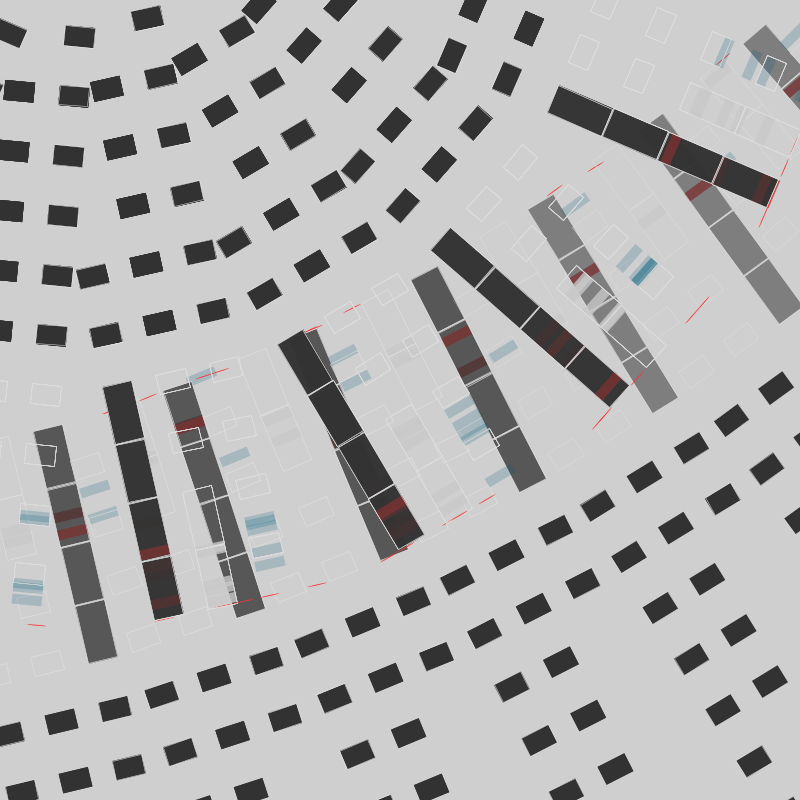
Frame 1 (no input)
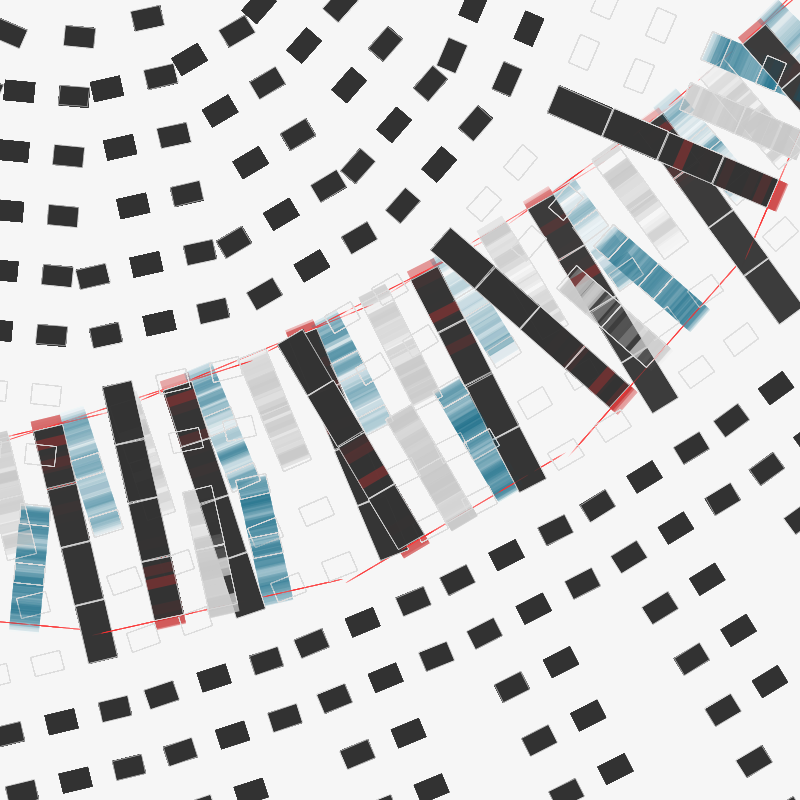
Frame 60 (the mouse pressed at the canvas centre just before this capture)
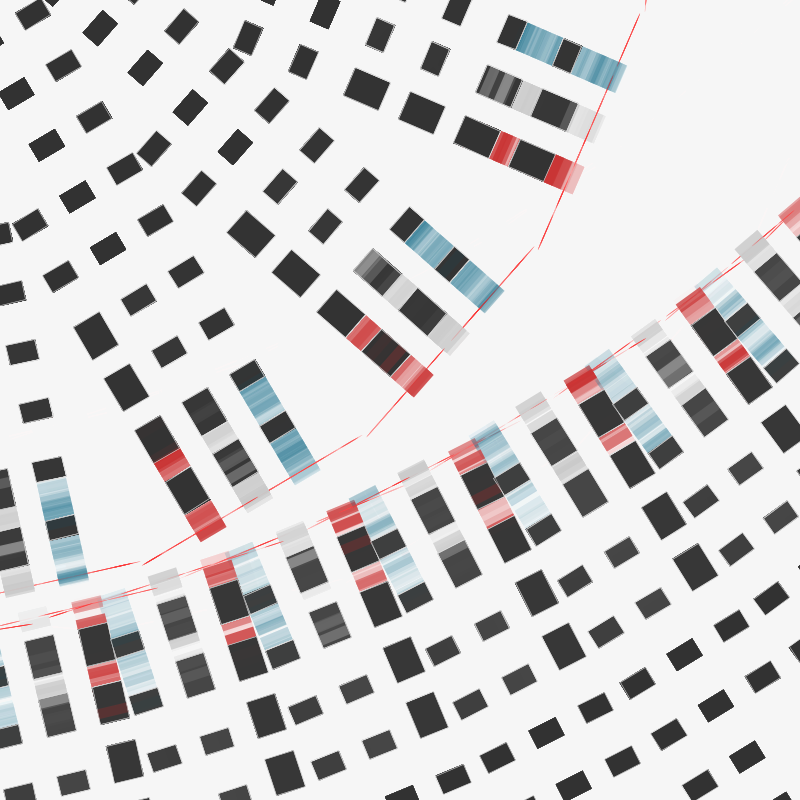
Frame 120 (the mouse held since frame 60 and released just before this capture)

The Processing sketch that drew these frames (run headless with seeded random() and noise(); from frame 60 on, the mouse is pressed at the canvas centre):

// Processing sketch: processing_58134
// ── processing_58134.pde

// Created by Woon Hyun Bae and Yeung Shin
// Arch 6509 Beyond Measurement: Generative Modeling in Architecture and Urbanism
// Department of Architecture, AAP, Cornell University

// Projecting a Recursive Urban Fabric: for Hong Kong's Shrinking Harbor

float theta, h;
int count;
void setup() {
  size(800, 800);
  smooth();
}

void draw() {
  float a = map (width, 0, width, 0, 30);
  theta = radians(a*-.15);

  fill(255, 13);
  noStroke();
  rect(0, 0, width, height);
  pushMatrix() ;
  rotate(PI);
  translate (-mouseX/10, -mouseY/2.25);
  translate(-250, height/135);//position
  translate(590, -height);//position
  branch (160);
  popMatrix() ;

  rotate(PI+1.35);
  translate (mouseY/6.5, -mouseY/2.05);
  stroke(0);
  float b = map (width, 0, width, 0, 30);
  theta = radians(b*.6);
  translate(width/75, height/1);//position
  translate(80, -height/4);//position
  branch (160);
}
void branch (float h) {
  for (float i = h; i>2; i *= map (mouseY/5, 0, height, .95, .5)) { //no of blocks
    int a = 60; //street interval
    int Fstart = 50;
    float x = h+15; //start

    h= map (mouseY, 0, height, 50, 50);

    float m = .5;//rect strokeweight
    float n = 220;//rect stroke

    int w = 30; //block width
    rotate(theta);

    translate (-h-10, 0);
    noStroke();
    fill(0, 90, 120, 50);
    //rect(h+=5, random(x-8*a, x+4*a), .7, 40);  //markers - long
    rect(10, random(x+2*a, x+4*a), 30, 10);  //markers - short

    strokeWeight(m);
    stroke (n);
    float c = map (mouseY, height/10, height, 0, 255);

    fill(Fstart, c);
    rect(10, x, w, 20); 
    rect(10, x+a, w, 20);
    rect(10, x+2*a, w, 20);
    rect(10, x+3*a, w, 20);//building blocks

    fill(Fstart);
    rect(10, x-a, w, 20); 
    rect(10, x-2*a, w, 20);
    rect(10, x-3*a, w, 20);
    rect(10, x-4*a, w, 20);
    rect(10, x-5*a, w, 20);
    rect(10, x-6*a, w, 20);
    rect(10, x-7*a, w, 20);
    rect(10, x-8*a, w, 20);//building blocks

    translate (-h, 0);
    noStroke();
    fill(200, 200);
    rect(5, random(x+2*a, x+4*a), 30, 10);  //markers - short

    strokeWeight(m);
    stroke (n);
    float d = map (mouseY, height/5, height, 0, 220);
    float f2 = map (-mouseY, height/2, height, 81, 102);
    fill(Fstart, d);
    rect(5, x, w, 20); 
    rect(5, x+a, w, 20);
    rect(5, x+2*a, w, f2);
    rect(5, x+3*a, w, f2);//building blocks

    noStroke();
    fill(Fstart);
    rect(5, x-a, 30, 20); 
    rect(5, x-2*a, 30, 20);
    rect(5, x-3*a, 30, 20);
    rect(5, x-4*a, 30, 20);
    rect(5, x-5*a, 30, 20);//building blocks

    translate (-h, 0);
    noStroke();
    fill(200, 50, 50, 200);
    rect(0, random(x+2*a, x+4*a), 30, 10);  //markers - short
    fill(250, 50, 50);
    ellipse(random(x-2*a, x+2*a), x+4*a, 20, .9);  //markers - waterfront edge

    strokeWeight(m);
    stroke (n);
    float e = map (mouseY, height/5, height, 150, 220);
    fill(Fstart, e);
    float f = map (-mouseY, height/5, height, 67, 100);

    rect(0, x, w, f); 
    rect(0, x+a, w, f);
    rect(0, x+2*a, w, f);
    rect(0, x+3*a, w, f);//building blocks

    fill(Fstart);
    rect(0, x-a, 30, 20); 
    rect(0, x-2*a, 30, 20);
  }
}
